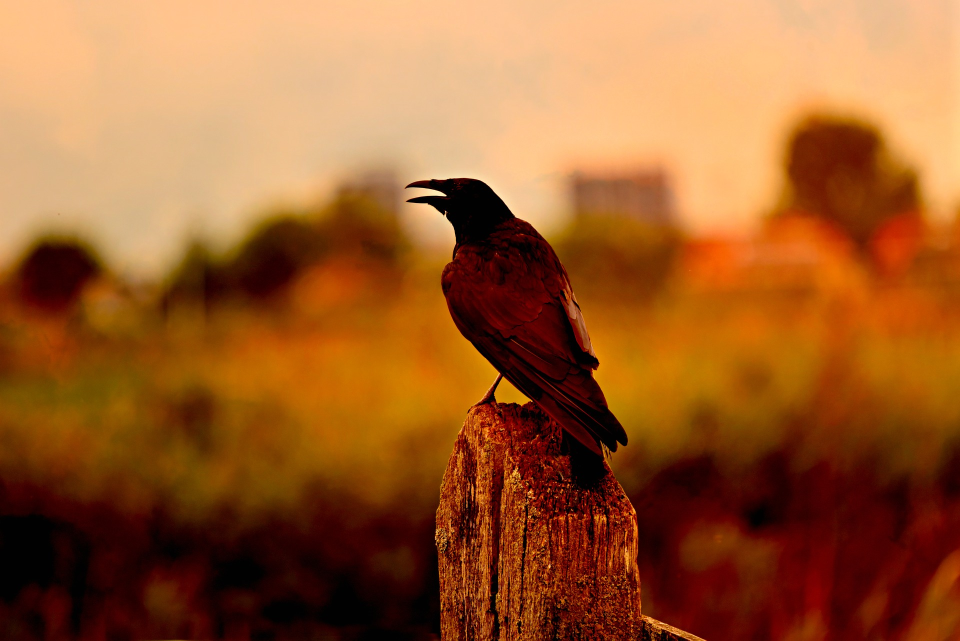
#> input picture images/test2.jpg, 1920 x 1281 px (shown at 1/2 size)
$ python blur_1.py
#> lines starting #> are read from the running program, lines starting #| are printed output that depends on the picture
import cv2

src = cv2.imread("images/test2.jpg", cv2.IMREAD_COLOR)
#> src is the input picture: shape (1281, 1920, 3); mean B, G, R 45.6, 92.5, 154.7
print(src.shape)
#| (1281, 1920, 3)

dst = cv2.blur(src, (9, 9), anchor=(-1, -1), borderType=cv2.BORDER_DEFAULT)
dst3 = cv2.blur(src, (18, 18), anchor=(-1, -1), borderType=cv2.BORDER_DEFAULT)
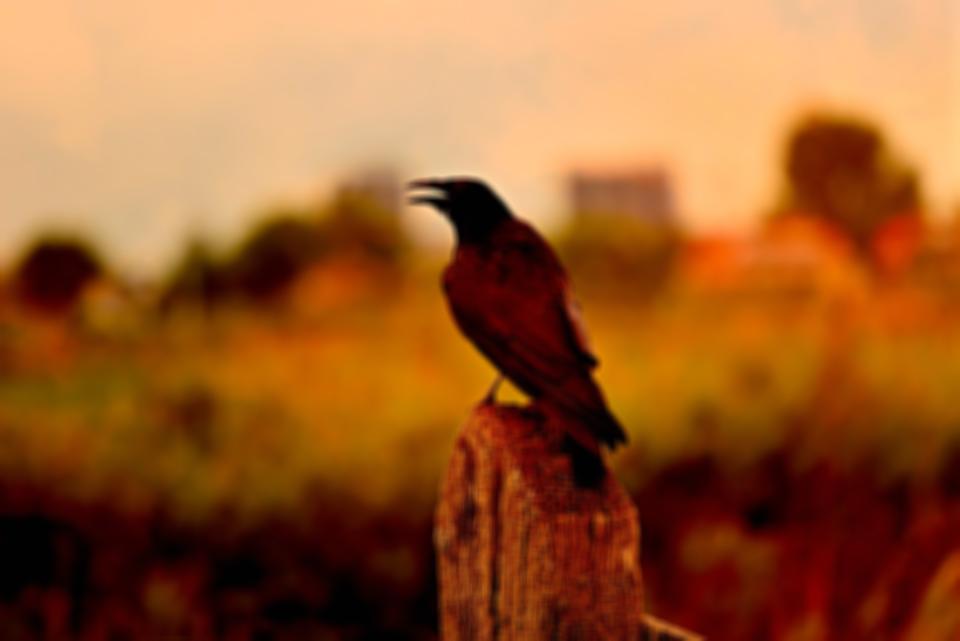
#> dst3: shape (1281, 1920, 3) (shown at 1/2 size); mean B, G, R 45.7, 92.6, 154.8


src2 = cv2.resize(src, dsize=(0, 0), fx=0.5, fy=0.5, interpolation=cv2.INTER_LINEAR)
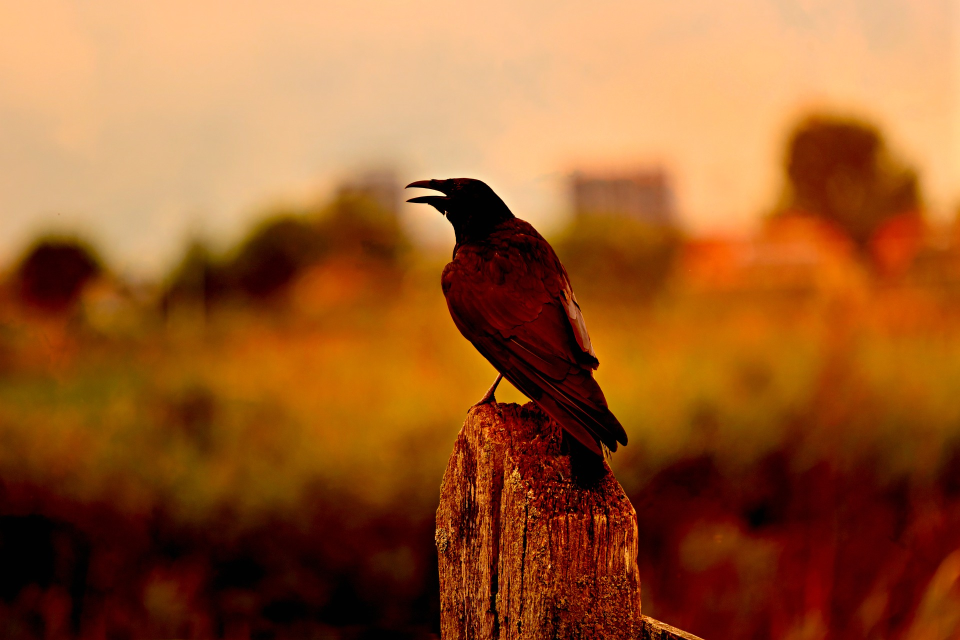
#> src2: shape (640, 960, 3); mean B, G, R 45.7, 92.7, 154.9
dst2 = cv2.resize(dst, dsize=(0, 0), fx=0.5, fy=0.5, interpolation=cv2.INTER_LINEAR)
dst4 = cv2.resize(dst3, dsize=(0, 0), fx=0.5, fy=0.5, interpolation=cv2.INTER_LINEAR)
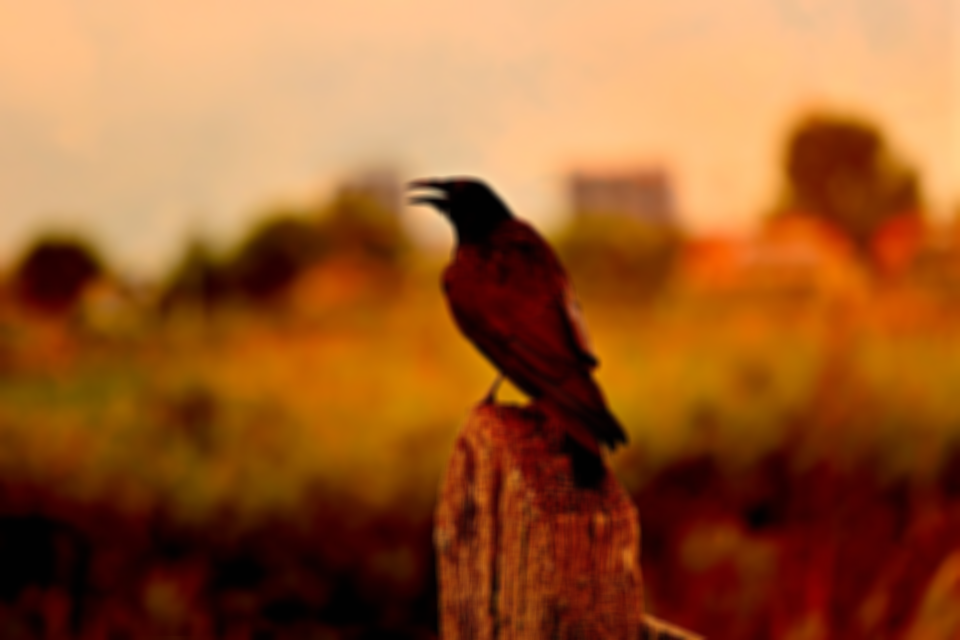
#> dst4: shape (640, 960, 3); mean B, G, R 45.7, 92.7, 155

# cv2.imshow("src2", src2)
cv2.imshow("dst2", dst2)
cv2.imshow("dst4", dst4)
cv2.waitKey()
cv2.destroyAllWindows()

$ run again, with images/test1.jpg copied over images/test2.jpg
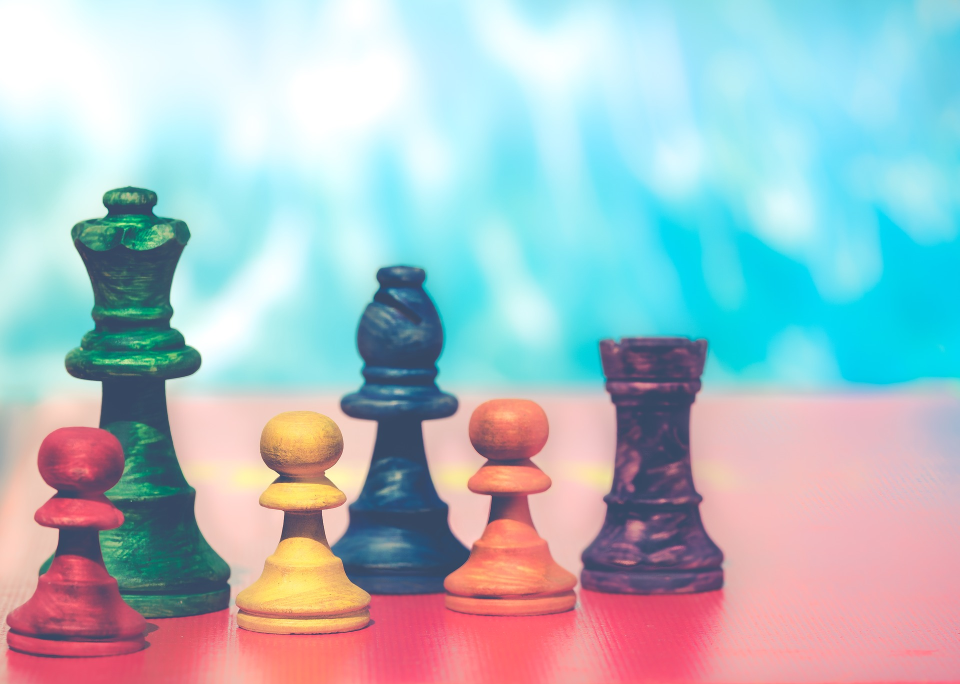
#> input picture images/test1.jpg, 1920 x 1368 px (shown at 1/2 size)
#> src is the input picture: shape (1368, 1920, 3); mean B, G, R 195.1, 188.5, 169.2
#| (1368, 1920, 3)
#> `src2 = cv2.resize(src, dsize=(0, 0), fx=0.5, fy=0.5, interpolation=cv2..`:
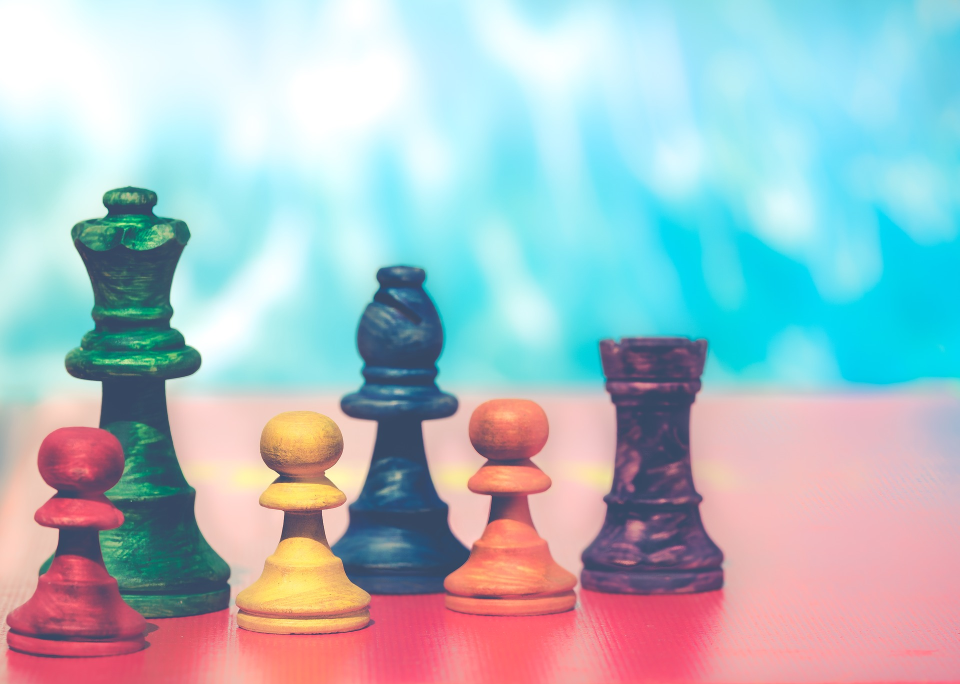
#> src2: shape (684, 960, 3); mean B, G, R 195.2, 188.6, 169.3
#> `dst4 = cv2.resize(dst3, dsize=(0, 0), fx=0.5, fy=0.5, interpolation=cv..`:
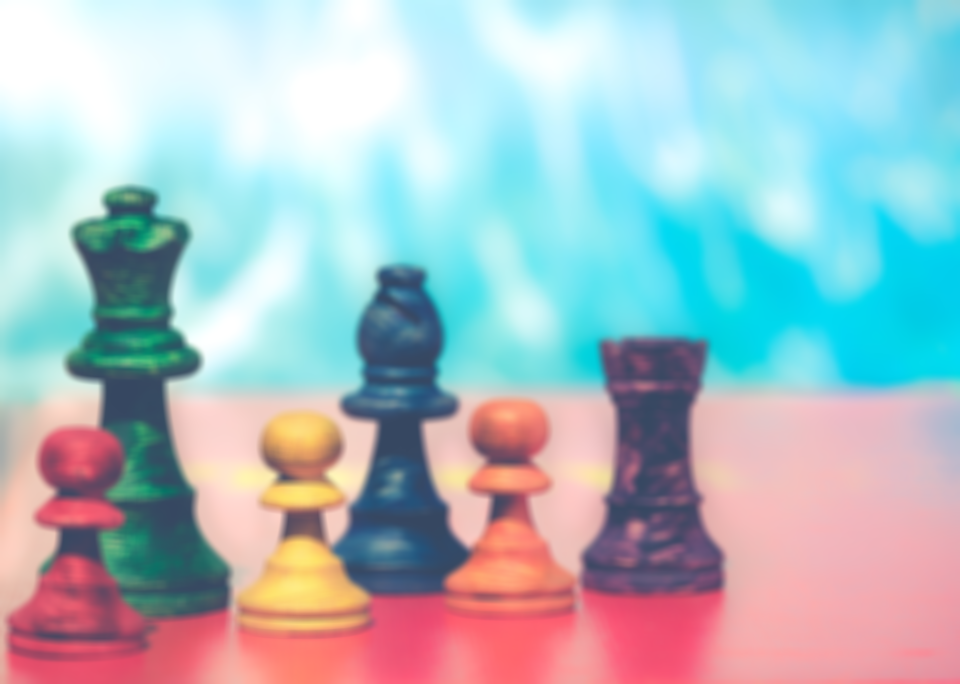
#> dst4: shape (684, 960, 3); mean B, G, R 195.2, 188.6, 169.3

$ run again, with images/amin2.jpg copied over images/test2.jpg
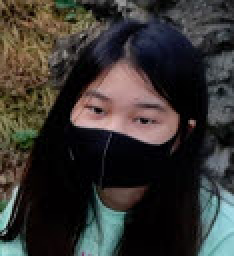
#> input picture images/amin2.jpg, 117 x 128 px (shown 2 times larger)
#> src is the input picture: shape (128, 117, 3); mean B, G, R 49.2, 52.2, 55.1
#| (128, 117, 3)
#> `dst3 = cv2.blur(src, (18, 18), anchor=(-1, -1), borderType=cv2.BORDER_..`:
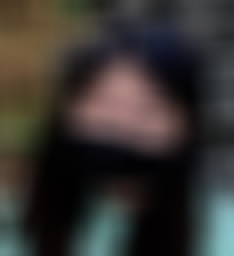
#> dst3: shape (128, 117, 3) (shown 2 times larger); mean B, G, R 49, 52.1, 55.1
#> `src2 = cv2.resize(src, dsize=(0, 0), fx=0.5, fy=0.5, interpolation=cv2..`:
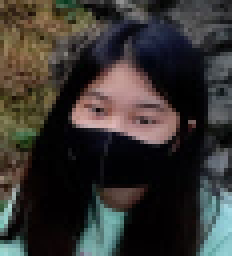
#> src2: shape (64, 58, 3) (shown 4 times larger); mean B, G, R 49, 52.1, 55.1

$ run again, with images/fruit_1.jpg copied over images/test2.jpg
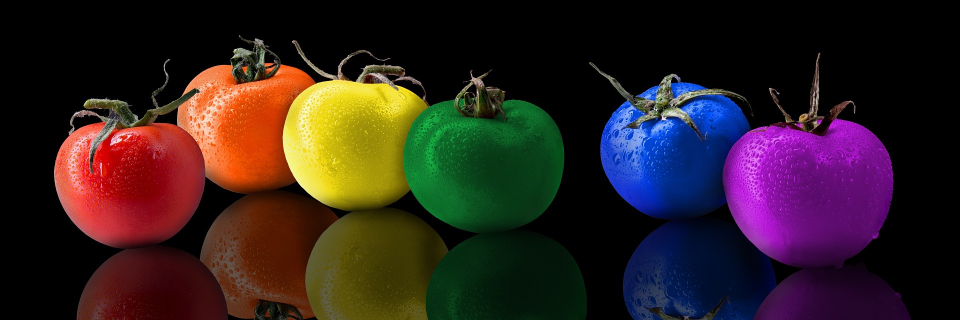
#> input picture images/fruit_1.jpg, 1920 x 640 px (shown at 1/2 size)
#> src is the input picture: shape (640, 1920, 3); mean B, G, R 31.7, 32.7, 48.2
#| (640, 1920, 3)
#> `dst2 = cv2.resize(dst, dsize=(0, 0), fx=0.5, fy=0.5, interpolation=cv2..`:
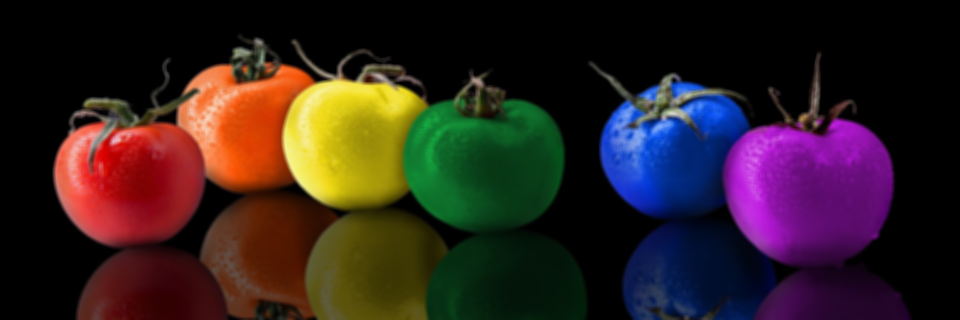
#> dst2: shape (320, 960, 3); mean B, G, R 31.7, 32.7, 48.3
#> `dst4 = cv2.resize(dst3, dsize=(0, 0), fx=0.5, fy=0.5, interpolation=cv..`:
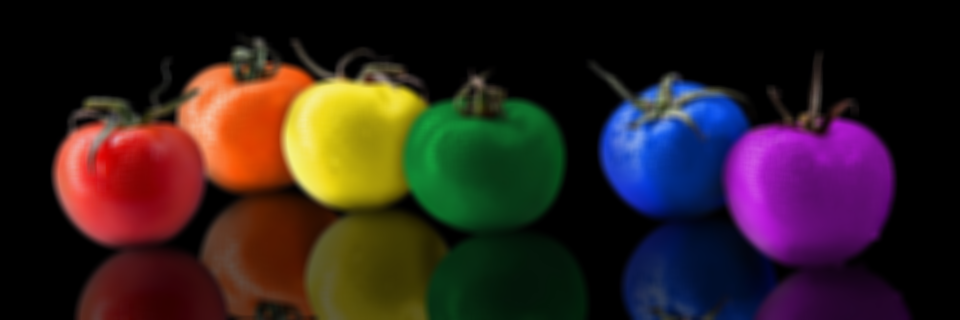
#> dst4: shape (320, 960, 3); mean B, G, R 31.7, 32.7, 48.3
